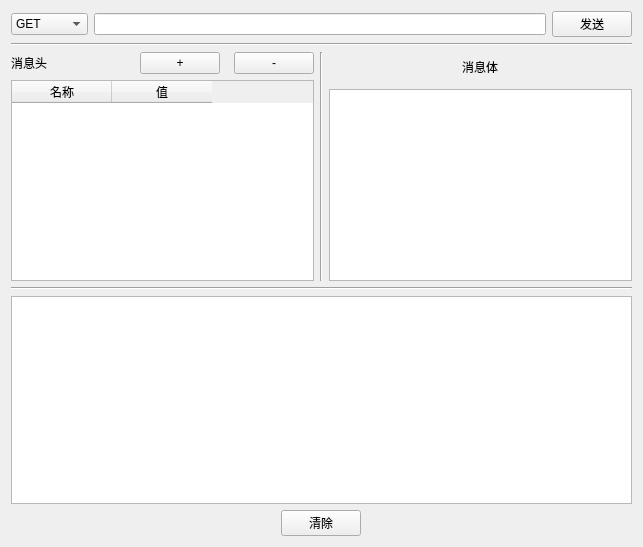
<?xml version="1.0" encoding="UTF-8"?>
<ui version="4.0">
 <class>MainWindow</class>
 <widget class="QWidget" name="MainWindow">
  <property name="geometry">
   <rect>
    <x>0</x>
    <y>0</y>
    <width>643</width>
    <height>547</height>
   </rect>
  </property>
  <property name="windowTitle">
   <string>Form</string>
  </property>
  <property name="styleSheet">
   <string notr="true"/>
  </property>
  <layout class="QVBoxLayout" name="verticalLayout_3">
   <item>
    <layout class="QHBoxLayout" name="horizontalLayout">
     <item>
      <widget class="QComboBox" name="methodButton">
       <property name="frame">
        <bool>true</bool>
       </property>
       <item>
        <property name="text">
         <string>GET</string>
        </property>
       </item>
       <item>
        <property name="text">
         <string>POST</string>
        </property>
       </item>
       <item>
        <property name="text">
         <string>PUT</string>
        </property>
       </item>
       <item>
        <property name="text">
         <string>DELETE</string>
        </property>
       </item>
      </widget>
     </item>
     <item>
      <widget class="QLineEdit" name="urlInput"/>
     </item>
     <item>
      <widget class="QPushButton" name="sendButton">
       <property name="text">
        <string>发送</string>
       </property>
      </widget>
     </item>
    </layout>
   </item>
   <item>
    <widget class="Line" name="line">
     <property name="orientation">
      <enum>Qt::Horizontal</enum>
     </property>
    </widget>
   </item>
   <item>
    <layout class="QHBoxLayout" name="horizontalLayout_3">
     <item>
      <layout class="QVBoxLayout" name="verticalLayout">
       <item>
        <layout class="QHBoxLayout" name="horizontalLayout_2">
         <item>
          <widget class="QLabel" name="label">
           <property name="sizePolicy">
            <sizepolicy hsizetype="Preferred" vsizetype="Preferred">
             <horstretch>2</horstretch>
             <verstretch>0</verstretch>
            </sizepolicy>
           </property>
           <property name="text">
            <string>消息头</string>
           </property>
          </widget>
         </item>
         <item>
          <widget class="QPushButton" name="headAddButton">
           <property name="sizePolicy">
            <sizepolicy hsizetype="Minimum" vsizetype="Fixed">
             <horstretch>1</horstretch>
             <verstretch>0</verstretch>
            </sizepolicy>
           </property>
           <property name="text">
            <string>+</string>
           </property>
          </widget>
         </item>
         <item>
          <spacer name="horizontalSpacer">
           <property name="orientation">
            <enum>Qt::Horizontal</enum>
           </property>
           <property name="sizeHint" stdset="0">
            <size>
             <width>8</width>
             <height>20</height>
            </size>
           </property>
          </spacer>
         </item>
         <item>
          <widget class="QPushButton" name="headSubButton">
           <property name="sizePolicy">
            <sizepolicy hsizetype="Minimum" vsizetype="Fixed">
             <horstretch>1</horstretch>
             <verstretch>0</verstretch>
            </sizepolicy>
           </property>
           <property name="text">
            <string>-</string>
           </property>
          </widget>
         </item>
        </layout>
       </item>
       <item>
        <widget class="QTableWidget" name="headTable">
         <property name="columnCount">
          <number>2</number>
         </property>
         <column>
          <property name="text">
           <string>名称</string>
          </property>
         </column>
         <column>
          <property name="text">
           <string>值</string>
          </property>
         </column>
        </widget>
       </item>
      </layout>
     </item>
     <item>
      <widget class="Line" name="line_2">
       <property name="orientation">
        <enum>Qt::Vertical</enum>
       </property>
      </widget>
     </item>
     <item>
      <layout class="QVBoxLayout" name="verticalLayout_2">
       <item>
        <layout class="QHBoxLayout" name="horizontalLayout_5">
         <property name="leftMargin">
          <number>0</number>
         </property>
         <property name="topMargin">
          <number>6</number>
         </property>
         <property name="bottomMargin">
          <number>7</number>
         </property>
         <item>
          <widget class="QLabel" name="label_2">
           <property name="sizePolicy">
            <sizepolicy hsizetype="Fixed" vsizetype="Fixed">
             <horstretch>0</horstretch>
             <verstretch>0</verstretch>
            </sizepolicy>
           </property>
           <property name="text">
            <string>消息体</string>
           </property>
          </widget>
         </item>
        </layout>
       </item>
       <item>
        <widget class="QPlainTextEdit" name="bodyInput"/>
       </item>
      </layout>
     </item>
    </layout>
   </item>
   <item>
    <widget class="Line" name="line_3">
     <property name="orientation">
      <enum>Qt::Horizontal</enum>
     </property>
    </widget>
   </item>
   <item>
    <widget class="QPlainTextEdit" name="resultShowInput"/>
   </item>
   <item>
    <layout class="QHBoxLayout" name="horizontalLayout_4">
     <item>
      <widget class="QPushButton" name="clearLogButton">
       <property name="enabled">
        <bool>true</bool>
       </property>
       <property name="sizePolicy">
        <sizepolicy hsizetype="Fixed" vsizetype="Fixed">
         <horstretch>0</horstretch>
         <verstretch>0</verstretch>
        </sizepolicy>
       </property>
       <property name="text">
        <string>清除</string>
       </property>
      </widget>
     </item>
    </layout>
   </item>
  </layout>
 </widget>
 <resources/>
 <connections/>
</ui>
